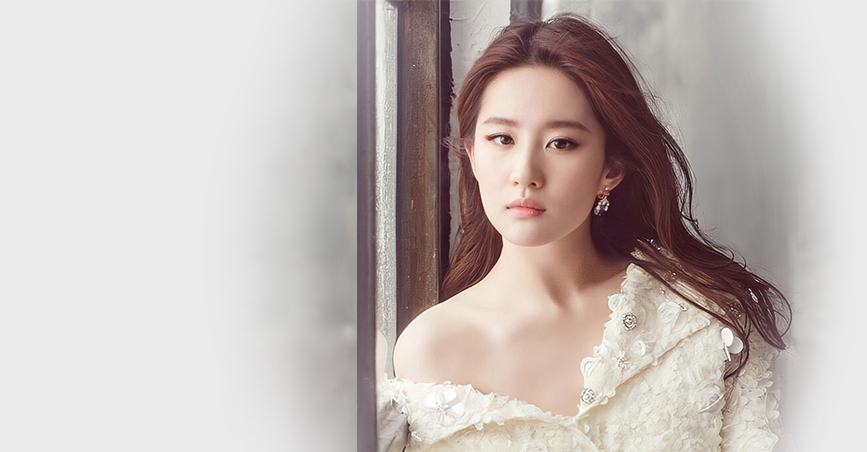
#> input picture src/study2-opencv/attachment/liu.jpg, 867 x 452 px
$ python '08-opencv查找轮廓.py'
#> lines starting #> are read from the running program, lines starting #| are printed output that depends on the picture; after the words box and inside, x2 and y2 are one past the last pixel; in counts of white or black regions, pixels touching at a corner belong together
#!/usr/bin/env python3
# -*- coding: utf-8 -*-

""" TODO """

__author__ = 'miracle'

import cv2
import numpy as np


if __name__ == '__main__':
    img = cv2.imread('./attachment/liu.jpg')
#> img is the input picture: shape (452, 867, 3); mean B, G, R 182.6, 186.1, 195.3
    gray = cv2.cvtColor(img, code=cv2.COLOR_BGR2GRAY)
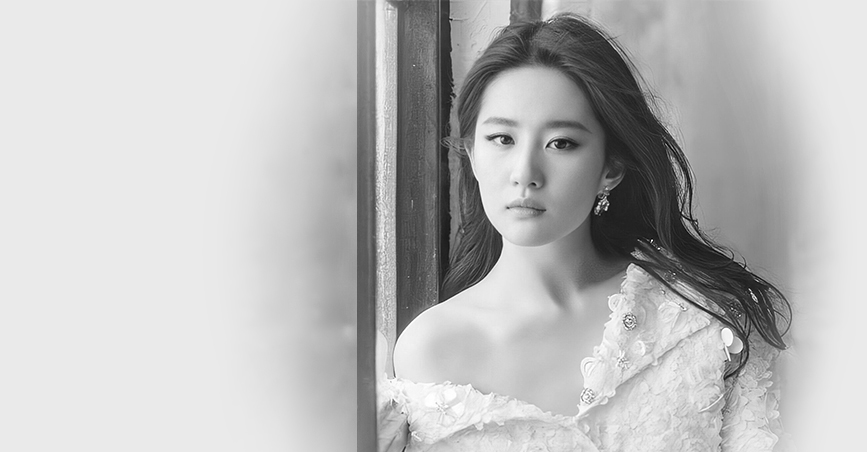
#> gray: shape (452, 867); min 3, max 255, mean 188.4

    # 二值化, 黑白
    threshold, binary = cv2.threshold(gray, 50, 255, cv2.THRESH_OTSU)
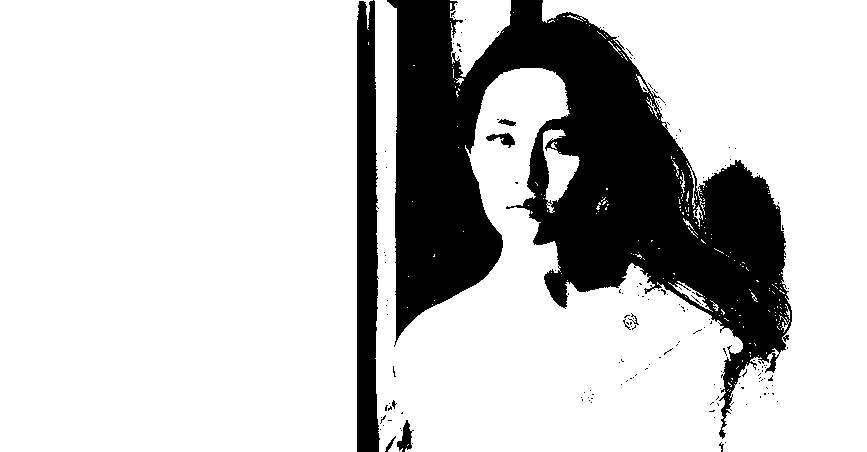
#> binary: shape (452, 867); 78.5% white; 161 black regions (152 under 20 px)
#> threshold = 153
    contours, hierarchy = cv2.findContours(binary, cv2.RETR_TREE, cv2.CHAIN_APPROX_SIMPLE)
#> contours = 508 contours, 489 with area under 20; largest, box (x1, y1, x2, y2) and area: (0, 0, 373, 452) 160634, (374, 0, 867, 452) 139207, (450, 0, 511, 77) 2825, (543, 129, 580, 213) 1342, (668, 281, 713, 312) 244

    areas = []
    for contour in contours:
        areas.append(cv2.contourArea(contour))
#> this loop made 508 passes
#> contour on passes 1 to 3: [[408, 444], [407, 445]], [[729, 399]], [[728, 395]]
#> after the loop, areas = 508 values, max 160633.5 at index 507, min 0 at index 0, mean 603
    areas = np.asarray(areas)
    index = areas.argsort()   # 从小到大，倒数第二个，第二大轮廓
#> index = 508 values, max 507 at index 507, min 0 at index 51, mean 253.5
    mask = np.zeros_like(gray, dtype=np.uint8)  # mask面具, 纯黑色
    # 纯黑的图片中绘制了白色轮廓
    mask = cv2.drawContours(mask, contours, index[-2], (255, 255, 255), thickness=1)
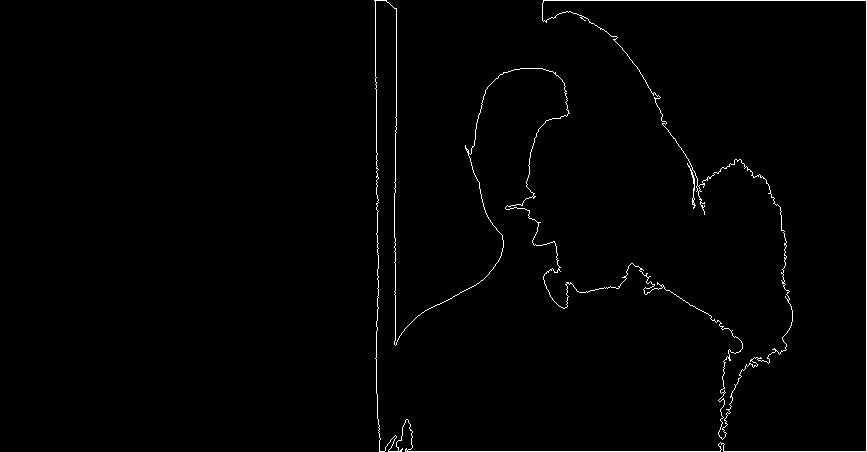
#> mask: shape (452, 867); 1.1% white in thin lines or dots, all inside (x1, y1, x2, y2) = (374, 0, 867, 452)

    cv2.imshow('mask', mask)
    cv2.imshow('img', img)
    cv2.waitKey(0)
    cv2.destroyAllWindows()
